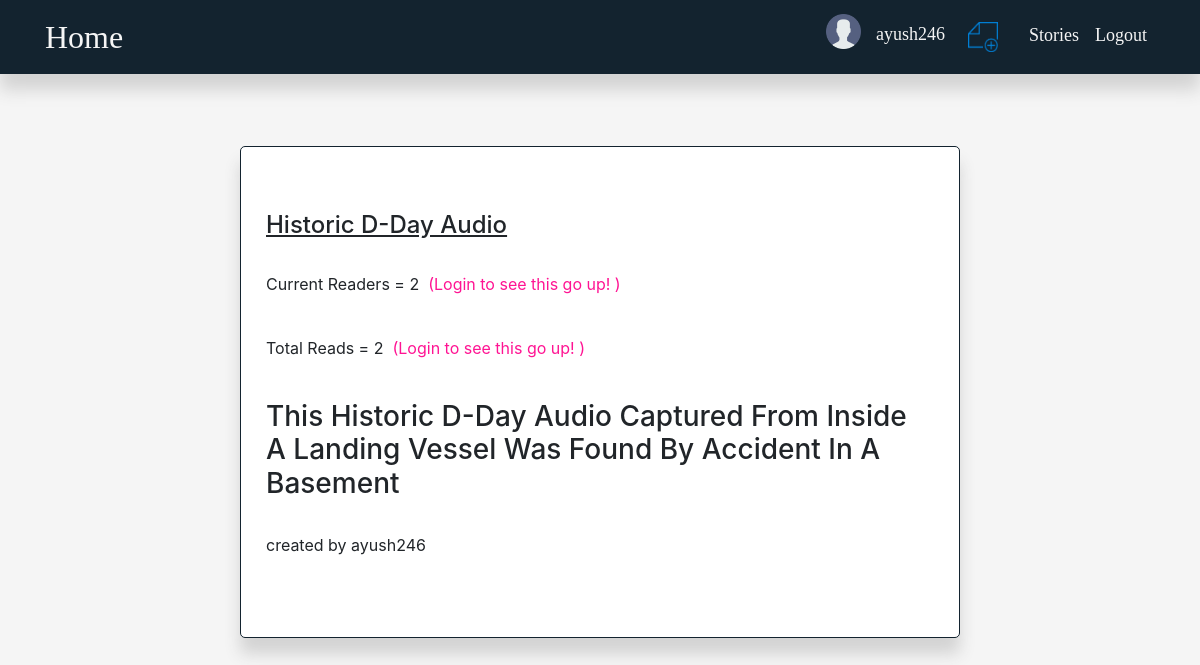
/products/24 (signed in), run on the app's committed database.
### products/models.py (models this page shows, shortened)
class Product(models.Model):
    title=models.CharField(max_length=200)
    body=models.TextField()
    reads_current=models.IntegerField(default=0)
    reads_total=models.IntegerField(default=0)
    user_current = models.ForeignKey(User,on_delete=models.CASCADE)
    @property
    def viewCount(self):
        return PostView.objects.filter(product=self).count()

### products/views.py (the view)
# urls.py: path('<int:product_id>',views.detail,name="detail")
def detail(request, product_id):
    product = get_object_or_404(Product, pk=product_id)
    if request.user.is_authenticated:
        PostView.objects.get_or_create(user=request.user, product=product)
    return render(request, "products/detail.html",{'product':product})

### products/templates/products/detail.html (shortened to what this page needs)
{% extends 'base.html' %}
{% block content %}
{% load staticfiles %}
<br/>
<body>
    <br />
    <br />
    <div class="card">
      <br/>
      <div class="row">
        <h4 style="text-decoration: underline;">{{product.title}}</h4>
      </div>
      <br/>
      <div class="row">
          <p>Current Readers = {{product.viewCount}}</p>&nbsp;&nbsp;
          <p style="color:#ff1493">(Login to see this go up! )</p>
      </div>
      <br/>
      <div class="row">
          <p>Total Reads = {{product.viewCount}}</p>&nbsp;&nbsp;
          <p style="color:#ff1493">(Login to see this go up! )</p>
      </div>
      <br/>
      <div class="row">
          <div>
              <h3>{{product.body}}</h3>
          </div>
      </div>
      <br/>
      <div class="row">
          <div>
              <p>created by {{product.user_current.username}}</p>
          </div>
      </div>
      <br/>
    </div>
</body>
{% endblock %}

### producthunt/templates/base.html (shortened to what this page needs)
<!doctype html>
<html lang="en">
  <head>
    {% load staticfiles %}
    <link rel="stylesheet" href="https://stackpath.bootstrapcdn.com/bootstrap/4.1.1/css/bootstrap.min.css"
>
  </head>
    <header>
<nav class="navbar navbar-expand-lg navbar-dark bg-dark">
<body class="body1">
<div class="container">
  <a class="navbar-brand" href="{% url 'landing'%}">
  <font face="Colleged" size="6" color="whitesmoke">Home</font></a>
  <div class="collapse navbar-collapse" id="navbarNavAltMarkup">
    <div class="navbar-nav ml-auto">
    {% if user.is_authenticated %}
        <div class="container">
          <img src="{% static 'us.png' %}" height=35 width=35/>
        </div>
        <h3><font face="Colleged" size="4" color="whitesmoke">{{user}}</font></h3>
        <div class="container">
          <a class="nav-item nav-link" href="{% url 'create' %}" >
            <img src="{% static 'cr.png' %}" height=30 width=30 class="d-inline-block alighn-top" />
          </a>
        </div>
        <a class="nav-item nav-link" href="{% url 'home' %}">
          <font face="Colleged" size="4" color="whitesmoke">Stories</font>
        </a>
        <a class="nav-item nav-link" href="javascript:{document.getElementById('logout').submit()}">
          <font face="Colleged" size="4" color="whitesmoke">Logout</font>
        </a>
    {% endif %}
    </div>
  </div>
  </div>
</nav>
</header>
       <div class="container">
       {% block content %}
       {% endblock %}
       </div>
 </body>
    </body>
</html>

### producthunt/templates/base.html (style rules this page uses)
.body1 { background: whitesmoke; }
.navbar { width: 100%; height: 10%; background:#13232f !important; border: none; box-shadow: 0rem 1rem 1rem lightgray }

### products/templates/products/detail.html (style rules this page uses)
.card { padding: 40px; display: flex; box-shadow: 0rem 1rem 1rem lightgray; border: 1px solid #13232f; border-radius: 5px; margin: 0 auto; width: 60vw }

### data on the page
Product: title "Historic D-Day Audio", viewCount "2", body "This Historic D-Day Audio Captured From Inside A Landing Vessel Was Found By Accident In A Basement", user_current.username "ayush246"

### other printed values
{{ user }} "ayush246"
